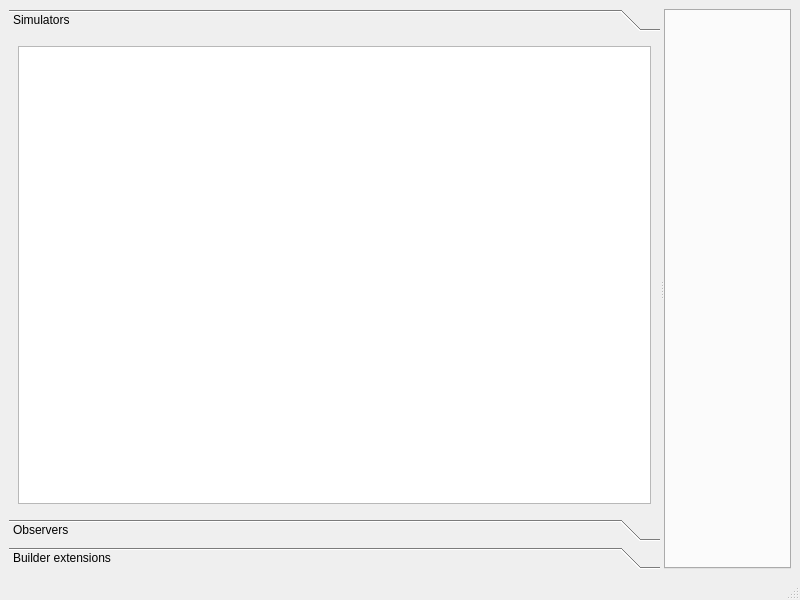
<?xml version="1.0" encoding="UTF-8"?>
<ui version="4.0">
 <class>MainWindow</class>
 <widget class="QMainWindow" name="MainWindow">
  <property name="geometry">
   <rect>
    <x>0</x>
    <y>0</y>
    <width>800</width>
    <height>600</height>
   </rect>
  </property>
  <property name="windowTitle">
   <string>OpenFLUID DevStudio</string>
  </property>
  <property name="windowIcon">
   <iconset resource="resources/openfluiddevstudio.qrc">
    <normaloff>:/icons/openfluid_icon.png</normaloff>:/icons/openfluid_icon.png</iconset>
  </property>
  <widget class="QWidget" name="centralwidget">
   <layout class="QVBoxLayout" name="verticalLayout">
    <item>
     <widget class="QSplitter" name="splitter">
      <property name="orientation">
       <enum>Qt::Horizontal</enum>
      </property>
      <widget class="QToolBox" name="toolBox">
       <property name="frameShape">
        <enum>QFrame::NoFrame</enum>
       </property>
       <property name="currentIndex">
        <number>0</number>
       </property>
       <widget class="QWidget" name="SimPage">
        <property name="geometry">
         <rect>
          <x>0</x>
          <y>0</y>
          <width>653</width>
          <height>442</height>
         </rect>
        </property>
        <attribute name="label">
         <string>Simulators</string>
        </attribute>
        <layout class="QVBoxLayout" name="verticalLayout_2">
         <item>
          <widget class="openfluid::ui::waresdev::WareSrcExplorer" name="SimExplorer"/>
         </item>
        </layout>
       </widget>
       <widget class="QWidget" name="ObsPage">
        <property name="geometry">
         <rect>
          <x>0</x>
          <y>0</y>
          <width>653</width>
          <height>442</height>
         </rect>
        </property>
        <attribute name="label">
         <string>Observers</string>
        </attribute>
        <layout class="QVBoxLayout" name="verticalLayout_3">
         <item>
          <widget class="openfluid::ui::waresdev::WareSrcExplorer" name="ObsExplorer"/>
         </item>
        </layout>
       </widget>
       <widget class="QWidget" name="ExtPage">
        <property name="geometry">
         <rect>
          <x>0</x>
          <y>0</y>
          <width>653</width>
          <height>442</height>
         </rect>
        </property>
        <attribute name="label">
         <string>Builder extensions</string>
        </attribute>
        <layout class="QVBoxLayout" name="verticalLayout_4">
         <item>
          <widget class="openfluid::ui::waresdev::WareSrcExplorer" name="ExtExplorer"/>
         </item>
        </layout>
       </widget>
      </widget>
      <widget class="QTabWidget" name="WareSrcCollection">
       <property name="tabShape">
        <enum>QTabWidget::Rounded</enum>
       </property>
       <property name="currentIndex">
        <number>-1</number>
       </property>
       <property name="tabsClosable">
        <bool>true</bool>
       </property>
       <property name="movable">
        <bool>true</bool>
       </property>
      </widget>
     </widget>
    </item>
   </layout>
  </widget>
  <widget class="QMenuBar" name="menubar">
   <property name="geometry">
    <rect>
     <x>0</x>
     <y>0</y>
     <width>800</width>
     <height>25</height>
    </rect>
   </property>
  </widget>
  <widget class="QStatusBar" name="statusbar"/>
 </widget>
 <customwidgets>
  <customwidget>
   <class>openfluid::ui::waresdev::WareSrcExplorer</class>
   <extends>QTreeView</extends>
   <header location="global">openfluid/ui/waresdev/WareSrcExplorer.hpp</header>
  </customwidget>
 </customwidgets>
 <resources>
  <include location="resources/openfluiddevstudio.qrc"/>
 </resources>
 <connections/>
</ui>
